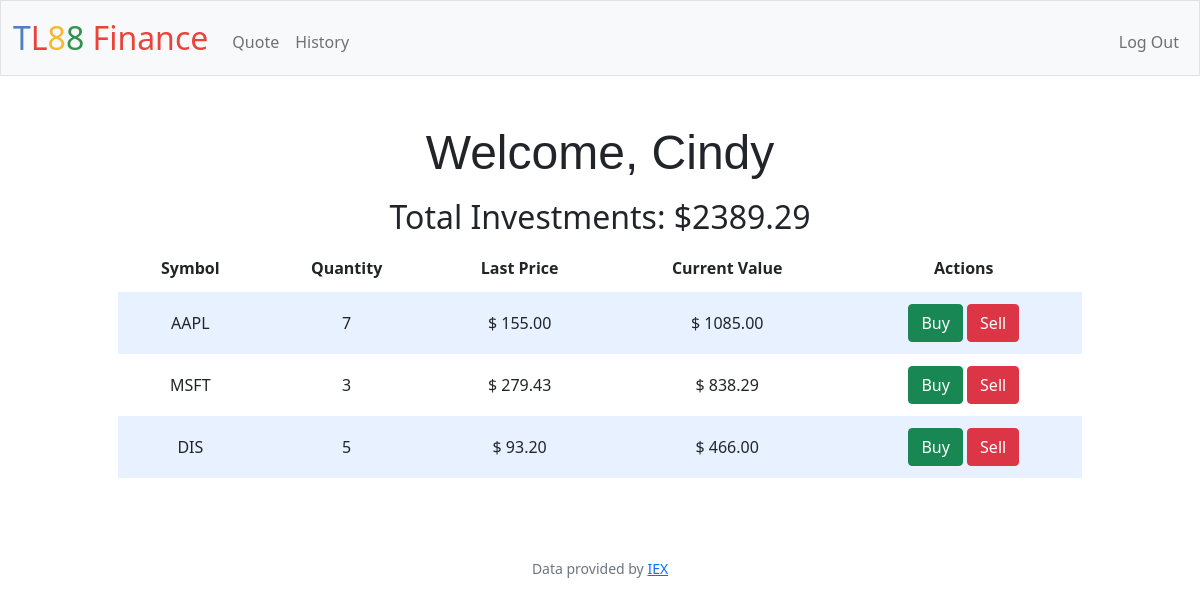
/ (signed in), run on the app's committed database.
### tables this page shows
CREATE TABLE users (id INTEGER PRIMARY KEY AUTOINCREMENT NOT NULL, username TEXT NOT NULL, hash TEXT NOT NULL, cash NUMERIC NOT NULL DEFAULT 10000.00);

CREATE TABLE investments(id INTEGER PRIMARY KEY AUTOINCREMENT NOT NULL, company TEXT NOT NULL, symbol TEXT NOT NULL, quantity INTEGER NOT NULL, price NUMERIC NOT NULL, value NUMERIC NOT NULL, user_id INTEGER NOT NULL  REFERENCES users (id) ON DELETE CASCADE ON UPDATE NO ACTION);

### app.py (the view)
@app.route("/")
@login_required
def index():
    user_data = db.execute("SELECT * FROM users")[session["user_id"]-1]
    user_id = user_data["id"]
    username = user_data["username"]
    print(f'We are in index {session["user_id"]}')
    print(type(session["user_id"]))
    portfolio_data = db.execute("SELECT * FROM investments WHERE user_id = ? ORDER BY value desc", user_id)
    total_investments = db.execute("SELECT SUM(value) as 'total' FROM investments WHERE user_id = ?", user_id)[0]['total']
    if total_investments is None:
        total_investments = 0
    return render_template("portfolio.html", name=username, portfolio=portfolio_data, total=total_investments)

### app.py (called while the page is built)
@app.after_request
def after_request(response):
    response.headers["Cache-Control"] = "no-cache, no-store, must-revalidate"
    response.headers["Expires"] = 0
    response.headers["Pragma"] = "no-cache"
    return response

### helpers.py (called while the page is built)
def login_required(f):
    @wraps(f)
    def decorated_function(*args, **kwargs):
        if session.get("user_id") is None:
            return redirect("/login")
        return f(*args, **kwargs)
    return decorated_function

### templates/portfolio.html (shortened to what this page needs)
{% extends "base.html" %}
{% block main %}
    <h1>Welcome, {{ name }}</h1>
    <div class="container">
        <div class="section">
            <h2>Total Investments: ${{ "%0.2f"| format(total) }}</h2>
            <table>
                <thead>
                    <tr>
                        <th>Symbol</th>
                        <th>Quantity</th>
                        <th>Last Price</th>
                        <th>Current Value</th>
                        <th>Actions</th>
                    </tr>
                </thead>
                <tbody>
                    {% for stock in portfolio %}
                    <tr>
                        <td>{{ stock.symbol }}</td>
                        <td>{{ stock.quantity }}</td>
                        <td>$ {{ "%0.2f" | format(stock.price) }}</td>
                        <td>$ {{ "%0.2f" | format(stock.value) }}</td>
                        <td><a href="{{ url_for('quote', stock_data_load=stock | tojson) }}"><button type="button" class="btn btn-success">Buy</button></a>
                            <a href="{{ url_for('sell' , stock_data_load=stock | tojson) }}"><button type="button" class="btn btn-danger">Sell</button></a>
                        </td>
                    </tr>
                    {% endfor %}
                </tbody>
            </table>
        </div>
    </div>
{% endblock %}

### static/styles.css (style rules this page uses)
body { background-color: #fff; color: #212529; font-size: 1rem; font-weight: 400; line-height: 1.5; margin: 0; text-align: left; }
.container { margin-left: auto; margin-right: auto; padding-left: 15px; padding-right: 15px; text-align: center; width: 90%; }
.section { padding-bottom: 1rem; padding-left: 2rem; padding-right: 2rem; padding-top: 0.5rem; }
h1 { font-family: 'Montserrat', sans-serif; font-size: 48px; }
button, input[type="submit"] { background-color: #d9edff; border: 1px solid transparent; border-radius: 0.25rem; font-size: 0.95rem; font-weight: 400; line-height: 1.5; padding: 0.375rem 0.75rem; text-align: center; transition: color 0.15s ease-in-out, background-color 0.15s ease-in-out, border-color 0.15s ease-in-out, box-shadow 0.15s ease-in-out; vertical-align: middle; }
table { background-color: transparent; margin-bottom: 1rem; width: 100%; }
table th, table td { padding: 0.75rem; vertical-align: middle; }
tbody tr:nth-of-type(odd) { background-color: rgb(179, 208, 255, 0.3) }

### data on the page
users: username "Cindy"
investments: symbol "AAPL", quantity "7", price "155.00", value "1085.00"
investments: symbol "MSFT", quantity "3", price "279.43", value "838.29"
investments: symbol "DIS", quantity "5", price "93.20", value "466.00"

### other printed values
{{ "%0.2f"| format(total) }} "2389.29"
